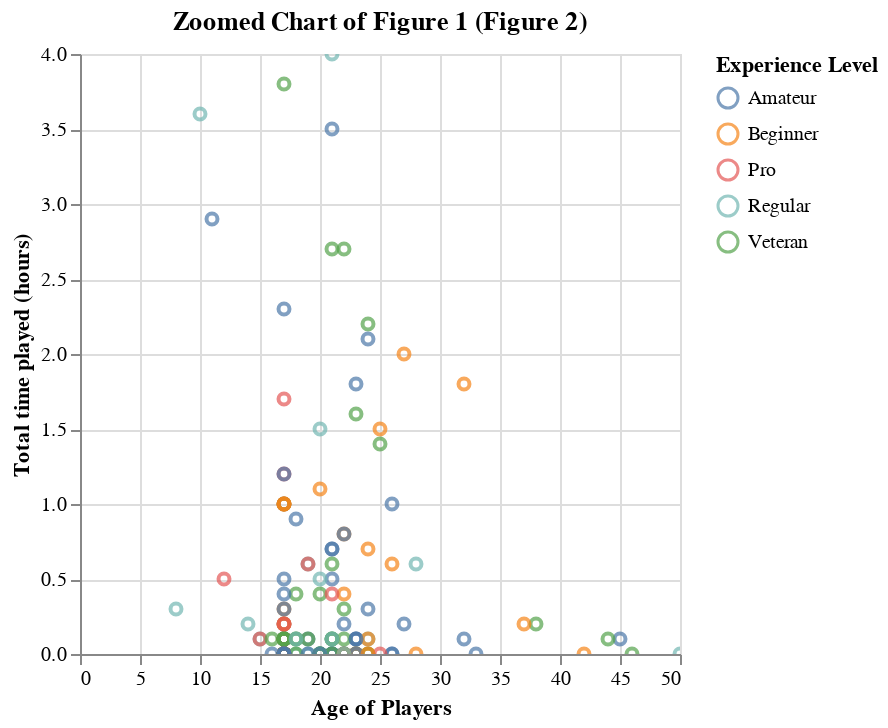

Write notebook code for a chart like this one.
### Code cell
# Scaled version of data to "zoom in" where the plot values seem to be most prevalent, data may be more relevant here
zoomed_chart = alt.Chart(players, title="Zoomed Chart of Figure 1 (Figure 2)").mark_point(clip=True).encode(
    x = alt.X("age").title("Age of Players").scale(domain=["0", "50"]),
    y=alt.Y('played_hours', title='Total time played (hours)').scale(domain=["0", "4"]),
    color=alt.Color("experience").title("Experience Level"),
)

zoomed_chart

### Figure 1 — Vega specification as saved in the notebook (floating-point values rounded to 4 significant figures; data arrays with more than 128 entries replaced by an {"elided": "..."} marker saying what was removed)
{"$schema": "https://vega.github.io/schema/vega/v5.json", "data": [{"name": "source_0", "values": {"elided": "196 records"}}, {"name": "source_0_color_domain_experience", "values": [{"experience": "Pro"}, {"experience": "Veteran"}, {"experience": "Amateur"}, {"experience": "Regular"}, {"experience": "Beginner"}]}], "marks": [{"type": "symbol", "name": "marks", "from": {"data": "source_0"}, "encode": {"update": {"opacity": {"value": 0.7}, "stroke": {"field": "experience", "scale": "color"}, "fill": {"value": "transparent"}, "y": {"field": "played_hours", "scale": "y"}, "x": {"field": "age", "scale": "x"}}}, "clip": true, "style": ["point"]}], "scales": [{"name": "x", "type": "linear", "domain": ["0", "50"], "range": [0, {"signal": "width"}], "zero": false}, {"name": "y", "type": "linear", "domain": ["0", "4"], "range": [{"signal": "height"}, 0], "zero": false}, {"name": "color", "type": "ordinal", "domain": {"data": "source_0_color_domain_experience", "field": "experience", "sort": true}, "range": "category"}], "axes": [{"scale": "x", "gridScale": "y", "grid": true, "tickCount": {"signal": "ceil(width/40)"}, "labels": false, "domain": false, "maxExtent": 0, "orient": "bottom", "aria": false, "minExtent": 0, "ticks": false, "zindex": 0}, {"scale": "y", "zindex": 0, "maxExtent": 0, "orient": "left", "gridScale": "x", "labels": false, "grid": true, "tickCount": {"signal": "ceil(height/40)"}, "ticks": false, "minExtent": 0, "aria": false, "domain": false}, {"scale": "x", "zindex": 0, "labelFlush": true, "tickCount": {"signal": "ceil(width/40)"}, "title": "Age of Players", "labelOverlap": true, "orient": "bottom", "grid": false}, {"scale": "y", "zindex": 0, "grid": false, "labelOverlap": true, "orient": "left", "title": "Total time played (hours)", "tickCount": {"signal": "ceil(height/40)"}}], "title": {"text": "Zoomed Chart of Figure 1 (Figure 2)", "frame": "group"}, "height": 300, "width": 300, "style": "cell", "legends": [{"title": "Experience Level", "stroke": "color", "symbolType": "circle", "encode": {"symbols": {"update": {"fill": {"value": "transparent"}, "opacity": {"value": 0.7}}}}}], "padding": 5, "background": "white"}
